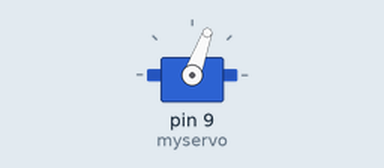
Bench run of a sketch on a simulated Arduino Uno, built with avr-gcc and run on an emulated ATmega328P. Shown: servo.

Above: at 0.05 s.
Timing chart, 0 to 4.6 s (numbered marks = the images above):
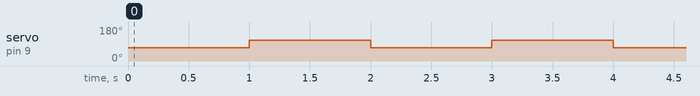

The sketch:

Servo_90_degree.ino
```cpp
#include <Servo.h>

Servo myservo;  // create servo object to control a servo

void setup() {
  myservo.attach(9);  // attaches the servo on pin 9 to the servo object
  myservo.write(90);
}

void loop() {
  myservo.write(70);   // scale it for use with the servo (value between 0 and 180)                // sets the servo position according to the scaled value
  delay(1000);
  myservo.write(110);   // scale it for use with the servo (value between 0 and 180)                // sets the servo position according to the scaled value
  delay(1000);                           // waits for the servo to get there
}
```

Measured:
- by itself, servo on pin 9 (myservo): alternates 110° for 1.0 s and 70° for 1.0 s
